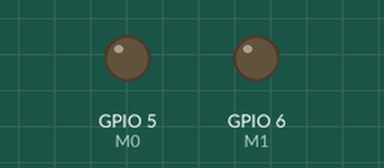
The program below on a simulated ESP32-C3. Shown: output pins drawn as LEDs (lit = HIGH). WiFi joins after 1.5 s; servers stay silent unless stated; random numbers use the default seed unless the program sets one; no MQTT or app messages arrive unless stated; what the program prints to the serial monitor is not drawn.

Above: at 0.0 s.
At 3.6 s:
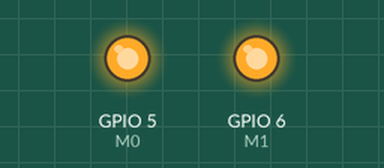
Timing chart, 0 to 5.1 s (numbered marks = the images above):
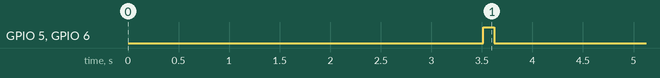

The program:

main.cpp
```cpp
#include <Arduino.h>
#include <HardwareSerial.h>
#include <WiFi.h>
#include <PubSubClient.h>
#include <ArduinoJson.h>
#include "Secrets.h"

#define M0 5
#define M1 6
#define AUX 4

#define TXD2 19
#define RXD2 18

#define ARRIVED 0x55
#define EMPTY 0xAA
#define ACKNOWLEDGE 0x25

byte receivedCode = 0;
bool transmissionSuccess = 0;
String macAddr;
String uniqueID;
String messageTopic;
String discoveryTopic;

enum boxStatus {
  empty,
  full
};

boxStatus mailBoxStatus = empty;

WiFiClient espClient;
PubSubClient client(espClient);
unsigned long lastMsg = 0;
#define MSG_BUFFER_SIZE (50)
char msg[MSG_BUFFER_SIZE];
int value = 0;

void setup_wifi() {
  delay(10);
  Serial.println();
  Serial.print("Connecting to ");
  Serial.println(ssid);

  WiFi.mode(WIFI_STA);
  WiFi.begin(ssid, password);

  while (WiFi.status() != WL_CONNECTED) {
    delay(500);
    Serial.print(".");
  }

  randomSeed(micros());

  Serial.println("");
  Serial.println("WiFi connected");
  Serial.println("IP address: ");
  Serial.println(WiFi.localIP());
}

void callback(char* topic, byte* payload, unsigned int length) {
  Serial.print("Message arrived [");
  Serial.print(topic);
  Serial.print("] ");
  for (int i = 0; i < length; i++) {
    Serial.print((char)payload[i]);
  }
  Serial.println();

  // Switch on the LED if a '1' was received as the first character
  if ((char)payload[0] == '1') {
    digitalWrite(2, HIGH);  // Turn the LED off (active low)
  } else {
    digitalWrite(2, LOW);  // Turn the LED on
  }
}

void reconnect() {

  while (!client.connected()) {
    Serial.print("Attempting MQTT connection...");
    String clientId = "Mailbox-";
    clientId += String(random(0xffff), HEX);
    Serial.println(clientId);
    if (client.connect(clientId.c_str(), mqtt_user, mqtt_pw)) {
      Serial.println("connected");
      //client.publish(messageTopic.c_str(), "reconnected");
    } else {
      Serial.print("failed, rc=");
      Serial.print(client.state());
      Serial.println(" try again in 10 seconds");
      delay(10000);
    }
  }
}

// Function to send MQTT discovery message
void mqtt_discovery() {

  if (!client.connected()) {
    reconnect();
  }

  JsonDocument doc;  // Allocate memory for the JSON document

  doc["name"] = "LoraHub";
  doc["device_class"] = "security";
  doc["state_topic"] = "homeassistant/binary_sensor/" + uniqueID + "/state";
  doc["unique_id"] = uniqueID;  // Use MAC-based unique ID

  JsonObject device = doc["device"].to<JsonObject>();
  device["ids"] = macAddr;      // Use the full MAC address as identifier
  device["name"] = "Mailbox";   // Device name
  device["mf"] = "hewmorist";  // Include supplier info
  device["mdl"] = "Hub";
  device["sw"] = "1.0";
  device["hw"] = "0.1";

  char buffer[256];
  serializeJson(doc, buffer);  // Serialize JSON object to buffer

  Serial.println(discoveryTopic.c_str());
  Serial.println(buffer);                                // Print the JSON payload to Serial Monitor
  client.publish(discoveryTopic.c_str(), buffer, true);  // Publish to MQTT with retain flag set
  //client.publish(discoveryTopic.c_str(), buffer, false);  // Publish to MQTT with retain flag clear
}

void setup() {

  HardwareSerial Serial2(1);

  Serial2.begin(9600, SERIAL_8N1, RXD2, TXD2);
  pinMode(M0, OUTPUT);
  pinMode(M1, OUTPUT);
  pinMode(AUX, INPUT_PULLUP);
  delay(1000);

  Serial.begin(115200);
  delay(1000);
  Serial.println("Begin Setup");

  setup_wifi();

  client.setServer(mqtt_server, 1883);
  client.setBufferSize(512);
  client.setCallback(callback);


  digitalWrite(M0, HIGH);
  digitalWrite(M1, HIGH);
  delay(100);

  byte data[] = { 0xC0, 0x0, 0x1, 0x1D, 0x34, 0x40 }; //914 MHz, Chan 1, 9.6k uart, 19.2k air
  for (int i = 0; i < sizeof(data); i++) {
    Serial2.write(data[i]);
    Serial.println(data[i], HEX);
  }
  delay(10);
  Serial.println("Starting");
  //while (digitalRead(AUX) == LOW)
   // ;

    Serial.println("AUX went High");
  digitalWrite(M0, LOW);
  digitalWrite(M1, LOW);
  delay(1000);
  Serial2.flush();

  // Get the MAC address of the board
  macAddr = WiFi.macAddress();
  Serial.println(macAddr);
  String hi = macAddr;
  hi.toLowerCase();
  hi.replace(":", "");  // Remove colons from MAC address to make it topic-friendly
  // Extract the last 6 characters of the MAC address (ignoring colons)
  uniqueID = "mailbox" + hi.substring(hi.length() - 4);  // Use last 4 byte

  messageTopic = "homeassistant/binary_sensor/" + uniqueID + "/state";
  discoveryTopic = "homeassistant/binary_sensor/" + uniqueID + "/config";
  Serial.println("Sending discovery MQTT");
  // Send MQTT discovery message
  mqtt_discovery();

  Serial.println("Init finished");
}

void loop() {

   Serial.println("Begin Loop");

  /* if (!client.connected()) {
    reconnect();
  }
  client.loop();

  if (Serial2.available() > 0) {
    while (Serial2.available() > 0) {

      receivedCode = Serial2.read();
      Serial.print(receivedCode, HEX);

      if (receivedCode == ARRIVED) {
        transmissionSuccess = true;
        mailBoxStatus = full;
        Serial.println("Mailbox Full");
        // Publish the new mailbox state to the desired topic
        client.publish(messageTopic.c_str(), "ON", true);  // Update mailbox status with "ON"
      }

      if (receivedCode == EMPTY) {
        transmissionSuccess = true;
        mailBoxStatus = empty;
        Serial.println("Mailbox empty");
        client.publish(messageTopic.c_str(), "OFF", true);  // Update mailbox status
      }
    }
  }

  if (transmissionSuccess) {
    Serial2.write(ACKNOWLEDGE);
    Serial.println(mailBoxStatus);
    transmissionSuccess = false;
    Serial.println("Transmission acknowledged");
  } */

 delay(1000);

}
```

Secrets.h
```cpp
const char* ssid = "...";
const char* password = "....";
const char* mqtt_server = "....";
const char* mqtt_user = "....";
const char* mqtt_pw = "....";
```
